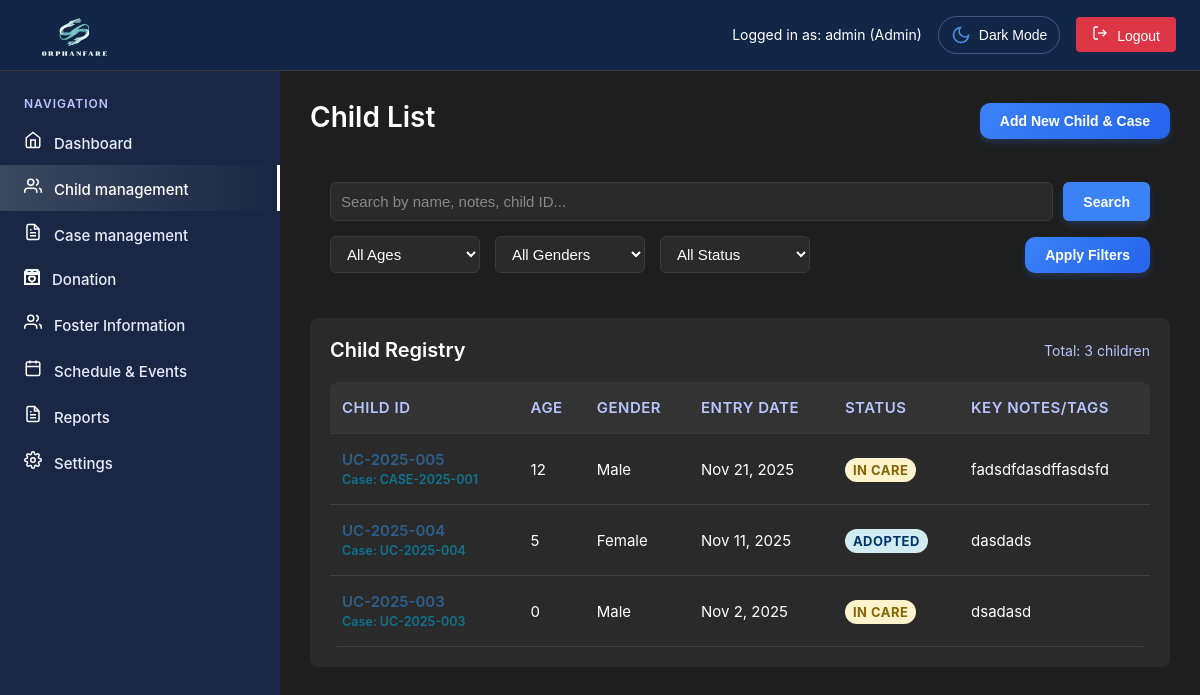
The app's page /admin/child-management.php (signed in), older data.
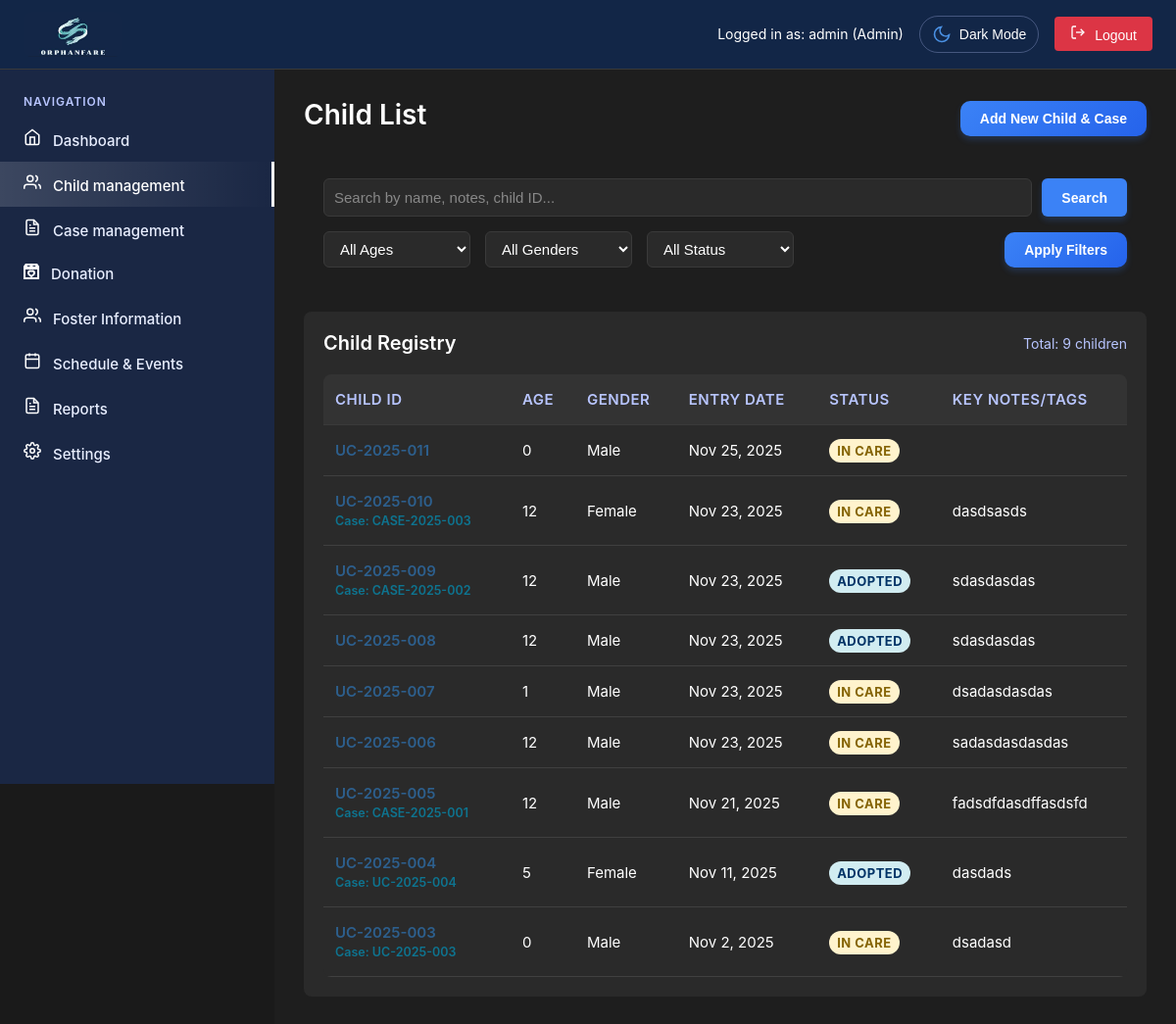
The same page, newer data.
### tables this page shows
CREATE TABLE `children` (
  `id` int(11) NOT NULL,
  `child_id` varchar(20) NOT NULL,
  `name` varchar(100) NOT NULL,
  `age` int(11) NOT NULL,
  `gender` enum('Male','Female') NOT NULL,
  `date_of_birth` date DEFAULT NULL,
  `entry_date` date NOT NULL,
  `status` enum('Adoptable','Adopted','In Care','Reintegrated') DEFAULT 'In Care',
  `address` text DEFAULT NULL,
  `civil_status` varchar(50) DEFAULT NULL,
  `birth_place` varchar(255) DEFAULT NULL,
  `educational_attainment` varchar(100) DEFAULT NULL,
  `occupation` varchar(100) DEFAULT NULL,
  `monthly_income` varchar(50) DEFAULT NULL,
  `religion` varchar(100) DEFAULT NULL,
  `family_composition` text DEFAULT NULL,
  `problem_presented` text DEFAULT NULL,
  `assessment_recommendation` text DEFAULT NULL,
  `health_status` varchar(100) DEFAULT 'Good',
  `allergies` text DEFAULT NULL,
  `emergency_contact` varchar(100) DEFAULT NULL,
  `contact_phone` varchar(20) DEFAULT NULL,
  `problem_description` text DEFAULT NULL,
  `notes` text DEFAULT NULL,
  `photo_path` varchar(255) DEFAULT NULL,
  `created_at` timestamp NOT NULL DEFAULT current_timestamp(),
  `updated_at` timestamp NOT NULL DEFAULT current_timestamp() ON UPDATE current_timestamp(),
  `linked_case_id` varchar(20) DEFAULT NULL,
  `created_by` int(11) DEFAULT NULL,
  `cf_educational_level` varchar(100) DEFAULT NULL,
  `cf_religion` varchar(50) DEFAULT NULL,
  `cf_special_needs` text DEFAULT NULL,
  `cf_hobbies` text DEFAULT NULL,
  `cf_school_name` varchar(255) DEFAULT NULL,
  `cf_grade_level` varchar(50) DEFAULT NULL,
  `cf_favorite_color` text DEFAULT NULL
);

### admin/includes/permissions.php (called while the page is built, shortened)
<?php
class PermissionManager {
    private $conn;
    private $role;
    private $is_pdo = false;
    public function __construct($conn, $role, $user_id) {
        $this->conn = $conn;
        $this->role = $role;
        $this->is_pdo = $conn instanceof PDO;
    }
    public function hasPermission($module, $action) {
        if ($this->is_pdo) {
            $sql = "SELECT can_view, can_edit, can_delete, can_create
                    FROM permissions
                    WHERE role = ? AND module = ?";
            $stmt = $this->conn->prepare($sql);
            $stmt->execute([$this->role, $module]);
            $permission = $stmt->fetch(PDO::FETCH_ASSOC);
        }
        if ($permission) {
            switch ($action) {
                case 'view': return (bool)$permission['can_view'];
                case 'edit': return (bool)$permission['can_edit'];
                case 'delete': return (bool)$permission['can_delete'];
                case 'create': return (bool)$permission['can_create'];
            }
        }
        return false;
    }
}
?>

### admin/includes/auth.php (called while the page is built, shortened)
<?php
function formatDate($date) {
    return date('M j, Y', strtotime($date));
}
?>

### admin/child-management.php (the view, shortened to what the changed rows need)
<?php
require_once 'includes/header.php';
function getStatusBadgeClass($status) {
    switch ($status) {
        case 'Adopted': return 'status-approved';
        case 'In Care': return 'status-progress';
    }
}
$whereClause = "WHERE 1=1";
$params = [];
$children = [];
try {
    $stmt = $pdo->prepare("SELECT * FROM children $whereClause ORDER BY created_at DESC");
    $stmt->execute($params);
    $children = $stmt->fetchAll();
} catch (Exception $e) {
    $children = [];
}
$totalChildren = count($children);
$canEdit = $permissionManager->hasPermission('child_management', 'edit');
?>
<main class="main-content">
    <div class="page-header">
        <h1 class="page-title">Child List
        </h1>
    </div>
    <div class="registry-section">
        <div class="registry-header">
            <h2 class="registry-title">Child Registry</h2>
            <span class="total-count">Total: <?php echo $totalChildren; ?> children</span>
        </div>
        <table class="foster-table">
            <thead>
                <tr>
                    <th>Child ID</th>
                    <th>Age</th>
                    <th>Gender</th>
                    <th>Entry Date</th>
                    <th>Status</th>
                    <th>Key Notes/Tags</th>
                </tr>
            </thead>
            <tbody>
                <?php foreach ($children as $child): ?>
                <tr>
                    <td class="foster-id clickable-id"
                        <?php if ($canEdit): ?>onclick="showChildDetails('<?php echo htmlspecialchars($child['child_id']); ?>')" style="cursor: pointer; color: #2d5f8d;"<?php else: ?>style="cursor: not-allowed; color: #cccccc;"<?php endif; ?>>
                        <?php echo htmlspecialchars($child['child_id']); ?>
                        <?php if ($child['linked_case_id']): ?>
                        <br><small style="color: #0E7490;">Case: <?php echo htmlspecialchars($child['linked_case_id']); ?></small>
                        <?php endif; ?>
                    </td>
                    <td><?php echo htmlspecialchars($child['age']); ?></td>
                    <td><?php echo htmlspecialchars($child['gender']); ?></td>
                    <td><?php echo formatDate($child['entry_date'] ?? $child['created_at']); ?></td>
                    <td><span class="status-badge <?php echo getStatusBadgeClass($child['status']); ?>">
                        <?php echo htmlspecialchars($child['status']); ?>
                    </span></td>
                    <td class="notes-cell"><?php echo htmlspecialchars($child['notes'] ?? 'No notes'); ?></td>
                </tr>
                <?php endforeach; ?>
            </tbody>
        </table>
    </div>
</main>
<?php require_once 'includes/footer.php'; ?>

Row changes from the older to the newer data that the page shows:
added children: child "UC-2025-011", age "0", gender "Male", entry_date "Nov 25, 2025", status "IN CARE"
added children: child "UC-2025-010", linked_case "CASE-2025-003", age "12", gender "Female", entry_date "Nov 23, 2025", status "IN CARE", notes "dasdsasds"
added children: child "UC-2025-009", linked_case "CASE-2025-002", age "12", gender "Male", entry_date "Nov 23, 2025", status "ADOPTED", notes "sdasdasdas"
added children: child "UC-2025-008", age "12", gender "Male", entry_date "Nov 23, 2025", status "ADOPTED", notes "sdasdasdas"
added children: child "UC-2025-007", age "1", gender "Male", entry_date "Nov 23, 2025", status "IN CARE", notes "dsadasdasdas"
added children: child "UC-2025-006", age "12", gender "Male", entry_date "Nov 23, 2025", status "IN CARE", notes "sadasdasdasdas"
Text that changed along with them:
$totalChildren: "3" → "9"
